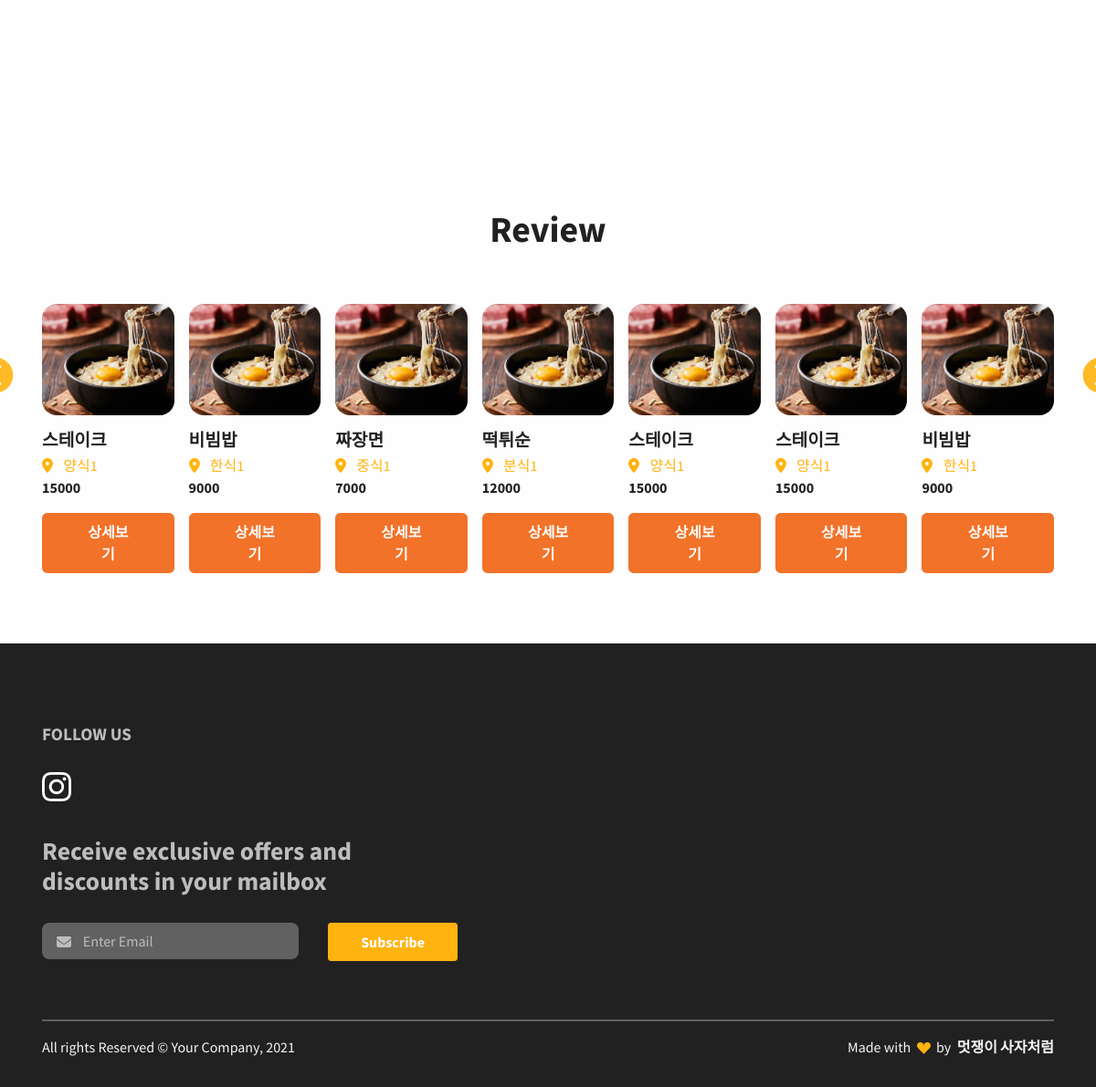
/ (lower part), run on an earlier commit of the app's database.
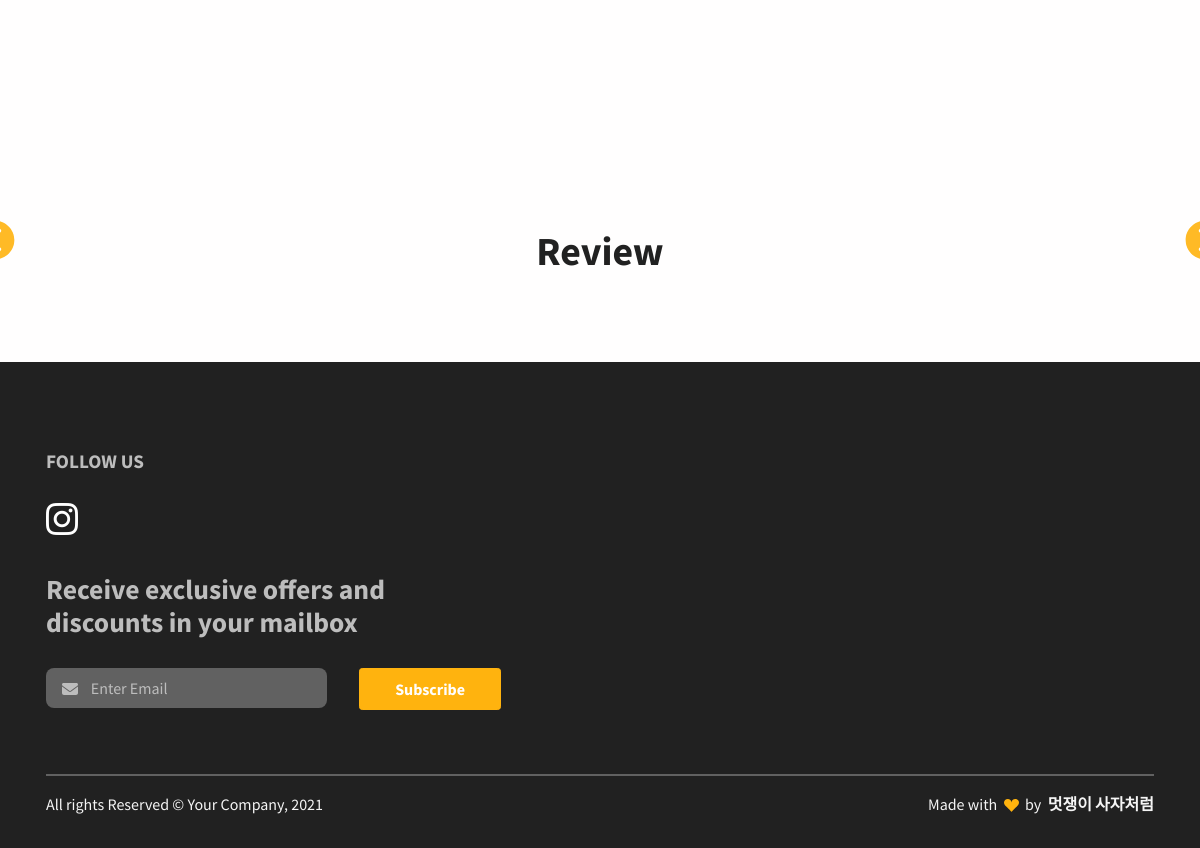
And on a later commit of the database.
### restaurant/models.py (models this page shows, shortened)
class Comment(models.Model):
    id = models.AutoField(primary_key=True)
    restaurant = models.ForeignKey(Restaurant, on_delete=models.CASCADE)
    menu = models.ForeignKey(FoodMenu, on_delete=models.CASCADE)
    content = models.TextField()
    thumbnail = models.ImageField(upload_to='images/', blank=True)
    created_at = models.DateTimeField(auto_now_add=True)
    like_users = models.ManyToManyField(settings.AUTH_USER_MODEL, blank=True, related_name="like_comments")
    hate_users = models.ManyToManyField(settings.AUTH_USER_MODEL, blank=True, related_name="hate_comments")
    user = models.ForeignKey(settings.AUTH_USER_MODEL, on_delete=models.CASCADE, null=True)

class FoodMenu(models.Model):
    id = models.AutoField(primary_key=True)
    restaurant = models.ForeignKey(Restaurant, on_delete=models.CASCADE)
    name = models.CharField(max_length=20)
    price = models.CharField(max_length=20)
    thumbnail = models.ImageField(upload_to='images/', blank=True)

class Restaurant(models.Model):
    id = models.AutoField(primary_key=True)
    category = models.ForeignKey(Category, on_delete=models.CASCADE)
    name = models.CharField(max_length=30)
    location = models.CharField(max_length=100)
    phone_number = models.CharField(max_length=15)
    business_open_hour = models.DateTimeField()
    business_close_hour = models.DateTimeField()
    thumbnail = models.ImageField(upload_to='images/', blank=True)
    follow_users = models.ManyToManyField(settings.AUTH_USER_MODEL, blank=True, related_name="follow_restaurants")

### podongpodong/views.py (the view)
# urls.py: path('', views.main, name="main"),
def main(request):
  review = Comment.objects.all()
  return render(request, 'mainPage.html',{'review':review})

### podongpodong/templates/mainPage.html (shortened to what this page needs)
{% extends "base.html" %} {% load static %} {% block content %}
<main class="main" id="top">
  <section class="py-8 overflow-hidden">
  </section>
  <section class="py-4 overflow-hidden">
    <div class="container">
      <div class="row h-100">
        <div class="col-lg-7 mx-auto text-center mt-7 mb-5">
          <h5 class="fw-bold fs-3 fs-lg-5 lh-sm">Review</h5>
        </div>
        <div class="col-12">
          <div
            class="carousel slide"
            id="carouselPopularItems"
            data-bs-touch="false"
            data-bs-interval="false"
          >
            <div class="carousel-inner">
              <div class="carousel-item active" data-bs-interval="10000">
                <div class="row gx-3 h-100 align-items-center">
                  {% for review in review %}
                  <div class="col-sm-6 col-md-4 col-xl mb-5 h-100">
                    <div class="card card-span h-100 rounded-3">
                      <img
                        class="img-fluid rounded-3 h-100"
                        src="{% static 'img/gallery/food-world.png' %}"
                        alt="..."
                        width="350"
                        height="223"
                      >
                      <div class="card-body ps-0">
                        <h5 class="fw-bold text-1000 text-truncate mb-1">
                          {{review.menu.name}}
                        </h5>
                        <div>
                          <span class="text-warning me-2">
                            <i class="fas fa-map-marker-alt"></i>
                          </span>
                          <span class="text-primary">{{review.restaurant.name}}</span>
                        </div>
                        <span class="text-1000 fw-bold">{{review.menu.price}}</span>
                      </div>
                    </div>
                    <div class="d-grid gap-2">
                      <a class="btn btn-lg btn-danger" href="{% url 'restaurant:restaurant_detail' review.restaurant.id %}" role="button" style="width: 100%;">
                        상세보기
                      </a>
                    </div>
                  </div>
                  {% endfor %}
                  </div>
                </div>
              </div>
            </div>
            <button
              class="carousel-control-prev carousel-icon"
              type="button"
              data-bs-target="#carouselPopularItems"
              data-bs-slide="prev"
            >
              <span
                class="carousel-control-prev-icon hover-top-shadow"
                aria-hidden="true"
              ></span>
            </button>
            <button
              class="carousel-control-next carousel-icon"
              type="button"
              data-bs-target="#carouselPopularItems"
              data-bs-slide="next"
            >
              <span
                class="carousel-control-next-icon hover-top-shadow"
                aria-hidden="true"
              ></span>
            </button>
          </div>
        </div>
      </div>
  </section>
</main>
{% endblock %}

What changed in the data, as far as the page shows it:
removed Comment: menu.name "스테이크", restaurant.name "양식1", menu.price "15000"
removed Comment: menu.name "비빔밥", restaurant.name "한식1", menu.price "9000"
removed Comment: menu.name "짜장면", restaurant.name "중식1", menu.price "7000"
removed Comment: menu.name "떡튀순", restaurant.name "분식1", menu.price "12000"
removed Comment: menu.name "스테이크", restaurant.name "양식1", menu.price "15000"
removed Comment: menu.name "스테이크", restaurant.name "양식1", menu.price "15000"
removed Comment: menu.name "비빔밥", restaurant.name "한식1", menu.price "9000"
